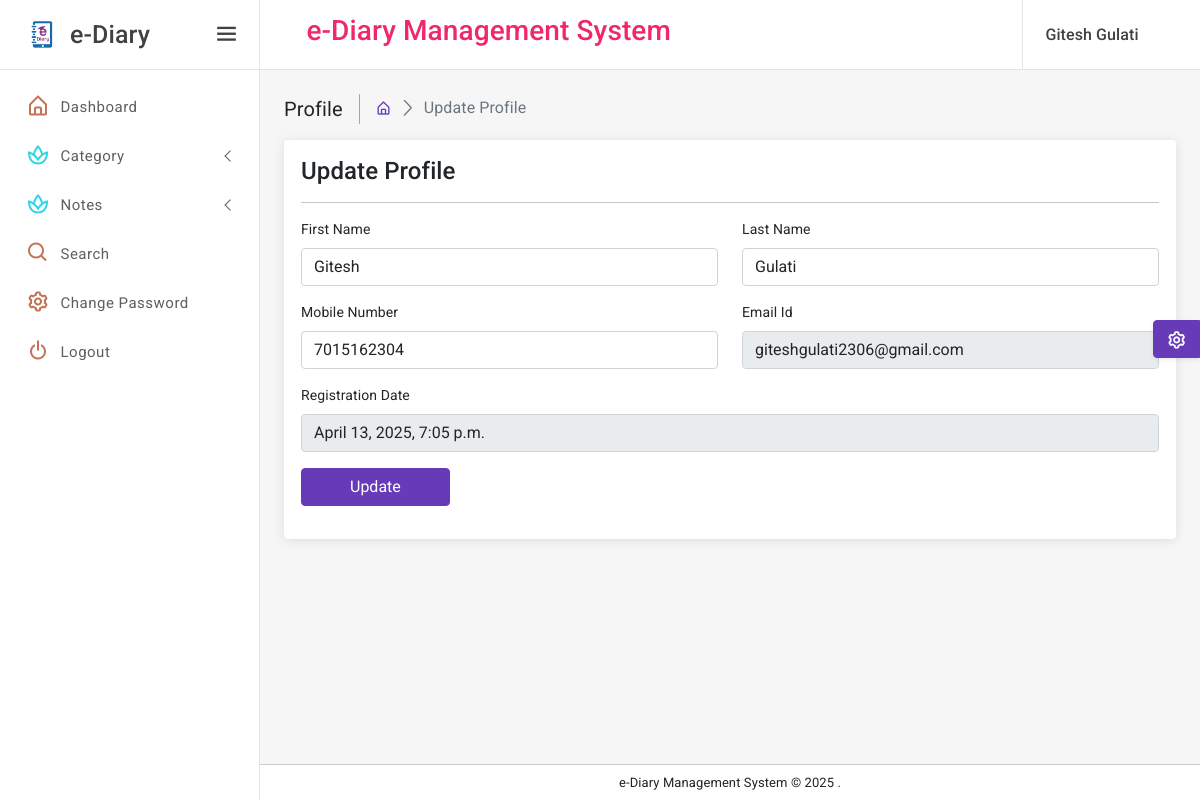
The page /profile (signed in) on the database its author committed.
### eDiary/models.py (models this page shows, shortened)
class Signup(models.Model):
    user = models.ForeignKey(User, on_delete=models.CASCADE, null=True)
    mobileNumber = models.CharField(max_length=15, null=True)
    regDate = models.DateTimeField(auto_now_add=True)

### eDiary/views.py (the view, shortened to what this page needs)
# urls.py: path('profile', profile, name='profile'),
def profile(request):
    if not request.user.is_authenticated:
        return redirect('user_login')
    error = ""
    user = User.objects.get(id=request.user.id)
    signup = Signup.objects.get(user=user)
    return render(request, 'profile.html', locals())

### eDiary/templates/profile.html (shortened to what this page needs)
{% extends 'userbase.html' %}
{% load static %}
{% block main %}
<div class="page-wrapper">
    <div class="page-content-wrapper">
        <div class="page-content">
            <div class="page-breadcrumb d-none d-sm-flex align-items-center mb-3">
                <div class="breadcrumb-title pe-3">Profile</div>
                <div class="ps-3">
                    <nav aria-label="breadcrumb">
                        <ol class="breadcrumb mb-0 p-0">
                            <li class="breadcrumb-item"><a href="{% url 'user_home' %}"><i
                                    class="bx bx-home-alt"></i></a>
                            </li>
                            <li class="breadcrumb-item active" aria-current="page">Update Profile</li>
                        </ol>
                    </nav>
                </div>
            </div>
            <div class="row">
                <div class="radius-15 col-xl-12 mx-auto">
                    <div class="card">
                        <div class="card-body">
                            <div class="card-title">
                                <h4 class="mb-0">Update Profile</h4>
                            </div>
                            <hr>
                            <form method="post">
                                <div class="row">
                                    <div class="mb-3 col-md-6">
                                        <label class="form-label">First Name</label>
                                        <input type="text" name="firstName" value="{{signup.user.first_name}}" class="form-control">
                                    </div>
                                    <div class="mb-3 col-md-6">
                                        <label class="form-label">Last Name</label>
                                        <input type="text" name="lastName" value="{{signup.user.last_name}}" class="form-control">
                                    </div>
                                </div>
                                <div class="row">
                                    <div class="mb-3 col-md-6">
                                        <label class="form-label">Mobile Number</label>
                                        <input type="text" name="mobileNumber" value="{{signup.mobileNumber}}" maxlength="10" class="form-control" >
                                    </div>
                                    <div class="mb-3 col-md-6">
                                        <label class="form-label">Email Id</label>
                                        <input type="text" class="form-control" value="{{signup.user.username}}" readonly>
                                    </div>
                                </div>
                                <div class="mb-3">
                                        <label class="form-label">Registration Date</label>
                                        <input type="text" class="form-control" value="{{signup.regDate}}" readonly>
                                    </div>
                                <div class="mb-3">
                                    <button type="submit" class="btn btn-primary px-5">Update</button>
                                </div>
                            </form>
                        </div>
                    </div>
                </div>
            </div>
        </div>
    </div>
</div>
{% endblock %}

### eDiary/templates/userbase.html (shortened to what this page needs)
{% load static %}
<!DOCTYPE html>
<html lang="en">
<head>
    <link href="{% static 'assets/plugins/vectormap/jquery-jvectormap-2.0.2.css' %}" rel="stylesheet"/>
    <link href="{% static 'assets/plugins/simplebar/css/simplebar.css' %}" rel="stylesheet"/>
    <link href="{% static 'assets/plugins/perfect-scrollbar/css/perfect-scrollbar.css' %}" rel="stylesheet"/>
    <link href="{% static 'assets/plugins/metismenu/css/metisMenu.min.css' %}" rel="stylesheet"/>
    <link href="{% static 'assets/css/pace.min.css' %}" rel="stylesheet"/>
    <link rel="stylesheet" href="{% static 'assets/css/bootstrap.min.css' %}"/>
    <link rel="stylesheet" href="{% static 'assets/css/icons.css' %}"/>
    <link rel="stylesheet" href="{% static 'assets/css/app.css' %}"/>
    <link rel="stylesheet" href="{% static 'assets/css/dark-sidebar.css' %}"/>
    <link rel="stylesheet" href="{% static 'assets/css/dark-theme.css' %}"/>
</head>
<body>
<div class="wrapper">
    <div class="sidebar-wrapper" data-simplebar="true">
        <div class="sidebar-header">
            <div class="">
                <img src="{% static 'assets/images/logo-icon.png' %}" class="logo-icon-2" alt=""/>
            </div>
            <div>
                <h4 class="logo-text">e-Diary</h4>
            </div>
            <a href="javascript:;" class="toggle-btn ms-auto"> <i class="bx bx-menu"></i>
            </a>
        </div>
        <ul class="metismenu" id="menu">
            <li>
                <a href="{% url 'user_home' %}">
                    <div class="parent-icon icon-color-8"><i class="bx bx-home-alt"></i>
                    </div>
                    <div class="menu-title">Dashboard</div>
                </a>
            </li>
            <li>
                <a class="has-arrow" href="javascript:;">
                    <div class="parent-icon icon-color-10"><i class="bx bx-spa"></i>
                    </div>
                    <div class="menu-title">Category</div>
                </a>
            </li>
            <li>
                <a class="has-arrow" href="javascript:;">
                    <div class="parent-icon icon-color-10"><i class="bx bx-spa"></i>
                    </div>
                    <div class="menu-title">Notes</div>
                </a>
            </li>
            <li>
                <a href="{% url 'searchNotes' %}">
                    <div class="parent-icon icon-color-8"><i class="bx bx-search"></i>
                    </div>
                    <div class="menu-title">Search</div>
                </a>
            </li>
            <li>
                <a href="{% url 'changePassword' %}">
                    <div class="parent-icon icon-color-8"><i class="bx bx-cog"></i>
                    </div>
                    <div class="menu-title">Change Password</div>
                </a>
            </li>
            <li>
                <a href="/logout">
                    <div class="parent-icon icon-color-8"><i class="bx bx-power-off"></i>
                    </div>
                    <div class="menu-title">Logout</div>
                </a>
            </li>
        </ul>
    </div>
    <header class="top-header">
        <nav class="navbar navbar-expand">
            <div class="flex-grow-1 search-bar">
                <div class="input-group">
                    <center><h3 class="text-danger">e-Diary Management System</h3></center>
                </div>
            </div>
            <div class="right-topbar ms-auto">
                <ul class="navbar-nav">
                    <li class="nav-item dropdown dropdown-user-profile">
                        <a class="nav-link dropdown-toggle dropdown-toggle-nocaret" href="javascript:;"
                           data-bs-toggle="dropdown">
                            <div class="d-flex user-box align-items-center">
                                <div class="user-info">
                                    <p class="user-name mb-0">{{request.user.first_name}} {{request.user.last_name}}</p>
                                </div>
                            </div>
                        </a>
                    </li>
                </ul>
            </div>
        </nav>
    </header>
    {% block main %}
    {% endblock %}
    <div class="footer">
        <p class="mb-0">e-Diary Management System &copy;
            .
        </p>
    </div>
</div>
<div class="switcher-body">
    <button class="btn btn-primary btn-switcher shadow-sm" type="button" data-bs-toggle="offcanvas"
            data-bs-target="#offcanvasScrolling" aria-controls="offcanvasScrolling"><i class="bx bx-cog bx-spin"></i>
    </button>
</div>
</body>
</html>

### rows shown on the page
Signup: firstName "Gitesh", lastName "Gulati", mobileNumber "7015162304", user.username "giteshgulati2306@gmail.com", regDate "April 13, 2025, 7:05 p.m."

### other values the page prints
{{ request.user.first_name }} "Gitesh"
{{ request.user.last_name }} "Gulati"
